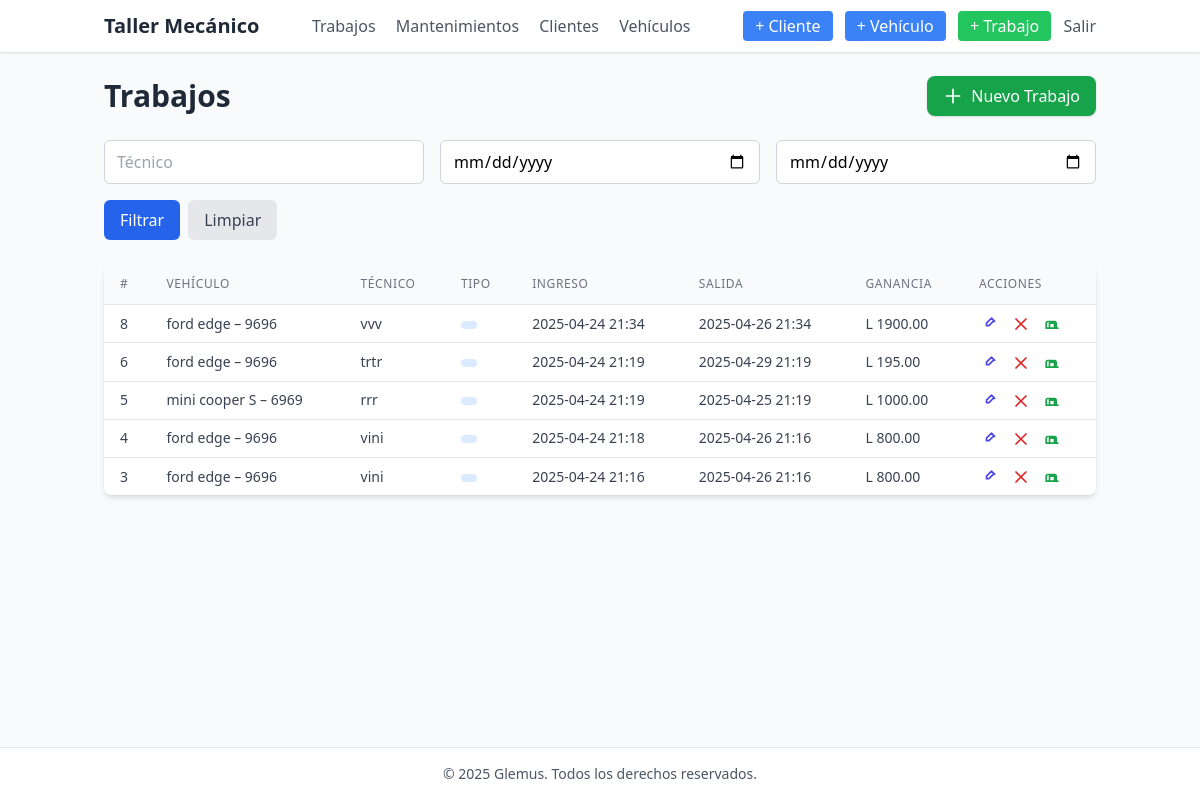
The app's page / (signed in), older data.
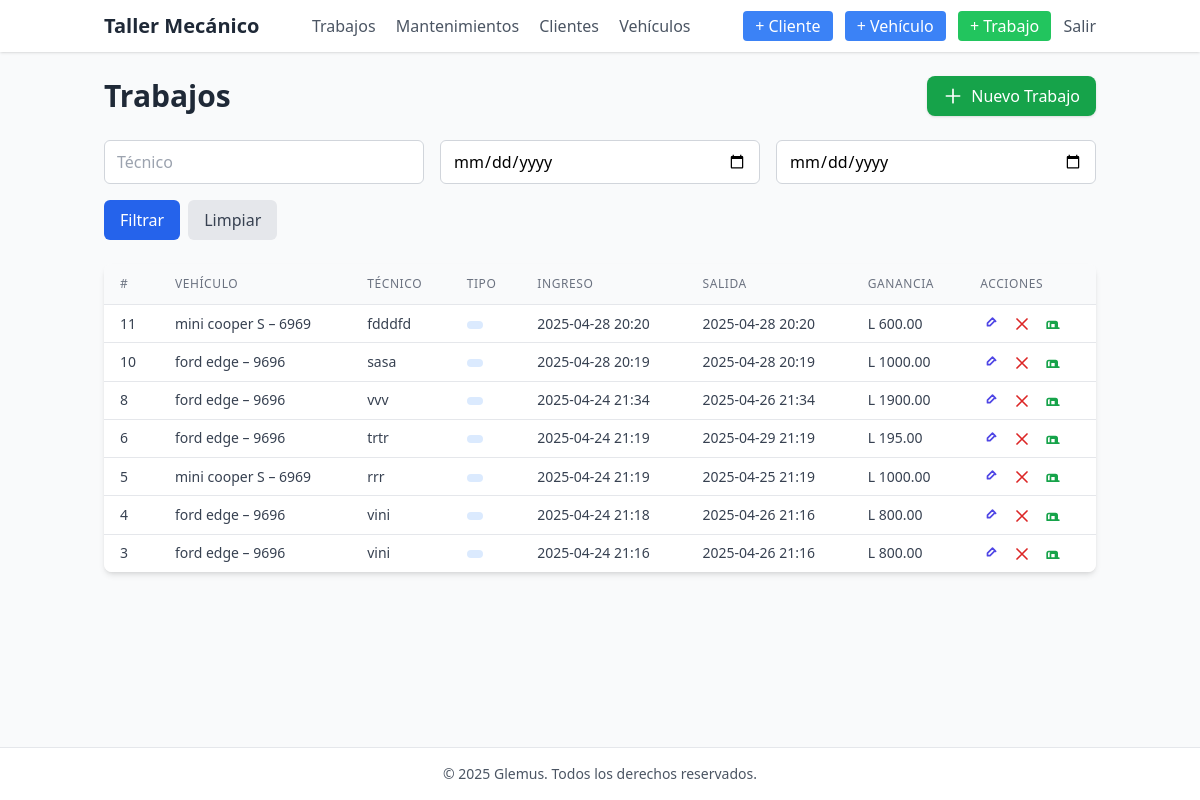
The same page, newer data.
### core/models.py (models this page shows, shortened)
class Trabajo(models.Model):
    vehiculo = models.ForeignKey(Vehiculo, on_delete=models.CASCADE)
    tecnico = models.CharField(max_length=100)
    fecha_ingreso = models.DateTimeField(default=timezone.now)
    fecha_salida = models.DateTimeField(null=True, blank=True)
    kilometraje_registrado = models.PositiveIntegerField(null=True, blank=True)
    @property
    def ganancia(self):
        return sum(servicio.total for servicio in self.servicios.all())

class Vehiculo(models.Model):
    cliente = models.ForeignKey(Cliente, on_delete=models.CASCADE)
    placa = models.CharField(max_length=20)
    marca = models.CharField(max_length=50)
    modelo = models.CharField(max_length=50)
    anio = models.PositiveSmallIntegerField(verbose_name="Año")
    kilometraje_actual = models.PositiveIntegerField(default=0)
    def __str__(self):
        return f"{self.marca} {self.modelo} – {self.placa}"

class Servicio(models.Model):
    trabajo = models.ForeignKey(
        Trabajo,
        on_delete=models.CASCADE,
        related_name='servicios'
    )
    tipo = models.CharField(
        max_length=3,
        choices=[
            ('GEN', 'Genérico'),
            ('ACE', 'Cambio de aceite'),
            ('FRE', 'Cambio de frenos'),
            ('PAR', 'Cambio de pastillas de freno'),
            ('DIS', 'Cambio de discos de freno'),
            ('BAL', 'Balanceo'),
            ('ALI', 'Alineación'),
            ('COR', 'Cambio de correa de distribución'),
            ('FLT', 'Cambio de filtro de aire'),
            ('FCO', 'Cambio de filtro de combustible'),
            ('FOI', 'Cambio de filtro de aceite'),
            ('SUS', 'Revisión de suspensión'),
            ('AMO', 'Ajuste de motor'),
            ('RMO', 'Reparación de motor'),
            ('ABS', 'Inspección del sistema ABS'),
            ('ELE', 'Reparación eléctrica'),
            ('ACD', 'Carga de aire acondicionado'),
            ('ESC', 'Revisión de escape'),
            ('LUB', 'Lubricación general'),
            ('INJ', 'Limpieza de inyectores'),
        ],
    )
    descripcion = models.TextField(blank=True)
    costo_partes = models.DecimalField(max_digits=10, decimal_places=2, default=0)
    costo_mano_obra = models.DecimalField(max_digits=10, decimal_places=2, default=0)
    @property
    def total(self):
        return self.costo_partes + self.costo_mano_obra

### core/views.py (the view)
# urls.py: path('', views.ListaTrabajos.as_view(), name='lista_trabajos'),
class ListaTrabajos(LoginRequiredMixin, ListView):
    model = Trabajo
    template_name = 'core/lista_trabajos.html'
    context_object_name = 'trabajos'
    ordering = ['-fecha_ingreso']
    paginate_by = 10
    def get_queryset(self):
        qs = super().get_queryset()
        tecnico = self.request.GET.get('tecnico', '').strip()
        fecha_desde = self.request.GET.get('fecha_desde', '').strip()
        fecha_hasta = self.request.GET.get('fecha_hasta', '').strip()
        if tecnico:
            qs = qs.filter(tecnico__icontains=tecnico)
        if fecha_desde:
            try:
                d = datetime.strptime(fecha_desde, '%Y-%m-%d')
                qs = qs.filter(fecha_ingreso__date__gte=d)
            except ValueError:
                pass
        if fecha_hasta:
            try:
                h = datetime.strptime(fecha_hasta, '%Y-%m-%d')
                qs = qs.filter(fecha_ingreso__date__lte=h)
            except ValueError:
                pass
        return qs

### core/context_processors.py (called while the page is built)
def current_year(request):
    return {
        'year': datetime.now().year
    }

### core/templates/core/lista_trabajos.html (shortened to what the changed rows need)
{% extends "core/base.html" %}
{% block content %}
<div class="flex items-center justify-between mb-6">
  <h1 class="text-3xl font-semibold text-gray-800">Trabajos</h1>
</div>
<div class="overflow-x-auto bg-white shadow-md rounded-lg">
  <table class="min-w-full divide-y divide-gray-200 table-auto">
    <thead class="bg-gray-50">
      <tr>
        <th class="px-4 py-3 text-left text-xs font-medium text-gray-500 uppercase tracking-wider">#</th>
        <th class="px-4 py-3 text-left text-xs font-medium text-gray-500 uppercase tracking-wider">Vehículo</th>
        <th class="px-4 py-3 text-left text-xs font-medium text-gray-500 uppercase tracking-wider">Técnico</th>
        <th class="px-4 py-3 text-left text-xs font-medium text-gray-500 uppercase tracking-wider">Tipo</th>
        <th class="px-4 py-3 text-left text-xs font-medium text-gray-500 uppercase tracking-wider">Ingreso</th>
        <th class="px-4 py-3 text-left text-xs font-medium text-gray-500 uppercase tracking-wider">Salida</th>
        <th class="px-4 py-3 text-left text-xs font-medium text-gray-500 uppercase tracking-wider">Ganancia</th>
        <th class="px-4 py-3 text-left text-xs font-medium text-gray-500 uppercase tracking-wider">Acciones</th>
      </tr>
    </thead>
    <tbody class="bg-white divide-y divide-gray-200">
      {% for t in trabajos %}
      <tr class="hover:bg-gray-50">
        <td class="px-4 py-2 text-sm text-gray-700">{{ t.id }}</td>
        <td class="px-4 py-2 text-sm text-gray-700">{{ t.vehiculo }}</td>
        <td class="px-4 py-2 text-sm text-gray-700">{{ t.tecnico }}</td>
        <td class="px-4 py-2 text-sm">
          <span class="inline-flex items-center px-2 py-1 rounded-full text-xs font-semibold bg-blue-100 text-blue-800">{{ t.get_tipo_display }}</span>
        </td>
        <td class="px-4 py-2 text-sm text-gray-700">{{ t.fecha_ingreso|date:"Y-m-d H:i" }}</td>
        <td class="px-4 py-2 text-sm text-gray-700">{{ t.fecha_salida|date:"Y-m-d H:i" }}</td>
        <td class="px-4 py-2 text-sm text-gray-700">L {{ t.ganancia }}</td>
        <td class="px-4 py-2 text-sm space-x-2">
          <a href="{% url 'trabajo_edit' t.pk %}" class="text-indigo-600 hover:underline" title="Editar">
            <svg class="w-5 h-5 inline" fill="none" stroke="currentColor" viewBox="0 0 24 24">
              <path stroke-linecap="round" stroke-linejoin="round" stroke-width="2" d="M15.232 5.232l3.536 3.536M9 11l6-6 3 3-6 6H9v-3z"/>
            </svg>
          </a>
          {% if perms.core.delete_trabajo %}
          <a href="{% url 'trabajo_delete' t.pk %}" class="text-red-600 hover:underline" title="Eliminar">
            <svg class="w-5 h-5 inline" fill="none" stroke="currentColor" viewBox="0 0 24 24">
              <path stroke-linecap="round" stroke-linejoin="round" stroke-width="2" d="M6 18L18 6M6 6l12 12"/>
            </svg>
          </a>
          {% endif %}
          <a href="{% url 'trabajo_factura' t.pk %}" class="text-green-600 hover:underline" title="Factura">
            <svg class="w-5 h-5 inline" fill="none" stroke="currentColor" viewBox="0 0 24 24">
              <path stroke-linecap="round" stroke-linejoin="round" stroke-width="2" d="M9 17v-6h6v6m2 0v-6a2 2 0 00-2-2H7a2 2 0 00-2 2v6h14z"/>
            </svg>
          </a>
        </td>
      </tr>
      {% empty %}
      <tr>
        <td colspan="8" class="px-4 py-6 text-center text-gray-500">No hay trabajos registrados.</td>
      </tr>
      {% endfor %}
    </tbody>
  </table>
</div>
{% endblock %}

Row changes from the older to the newer data that the page shows:
added Trabajo: id "11", vehiculo "mini cooper S – 6969", tecnico "fdddfd", fecha_ingreso "2025-04-28 20:20", fecha_salida "2025-04-28 20:20", ganancia "600.00"
added Trabajo: id "10", vehiculo "ford edge – 9696", tecnico "sasa", fecha_ingreso "2025-04-28 20:19", fecha_salida "2025-04-28 20:19", ganancia "1000.00"
